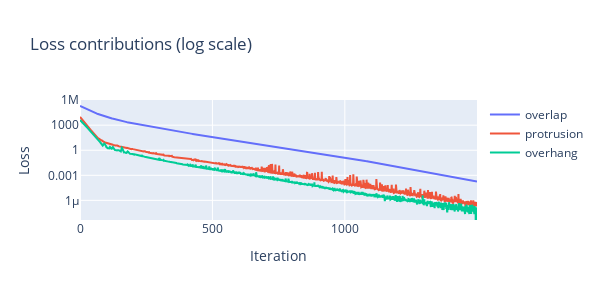

Here is the notebook cell this chart was saved with:
### Code cell
bal.show_losses(losses)

### Figure 1 — Plotly figure (JSON) as saved in the notebook; plotly's stock layout.template omitted (floating-point values rounded to 4 significant figures; data arrays with more than 128 entries replaced by an {"elided": "..."} marker saying what was removed)
{"data": [{"mode": "lines", "name": "overlap", "type": "scatter", "x": {"elided": "1500 int values"}, "y": {"elided": "1500 float values"}}, {"mode": "lines", "name": "protrusion", "type": "scatter", "x": {"elided": "1500 int values"}, "y": {"elided": "1500 float values"}}, {"mode": "lines", "name": "overhang", "type": "scatter", "x": {"elided": "1500 int values"}, "y": {"elided": "1500 float values"}}], "layout": {"height": 300, "title": {"text": "Loss contributions (log scale)"}, "width": 600, "xaxis": {"title": {"text": "Iteration"}}, "yaxis": {"title": {"text": "Loss"}, "type": "log"}}}
